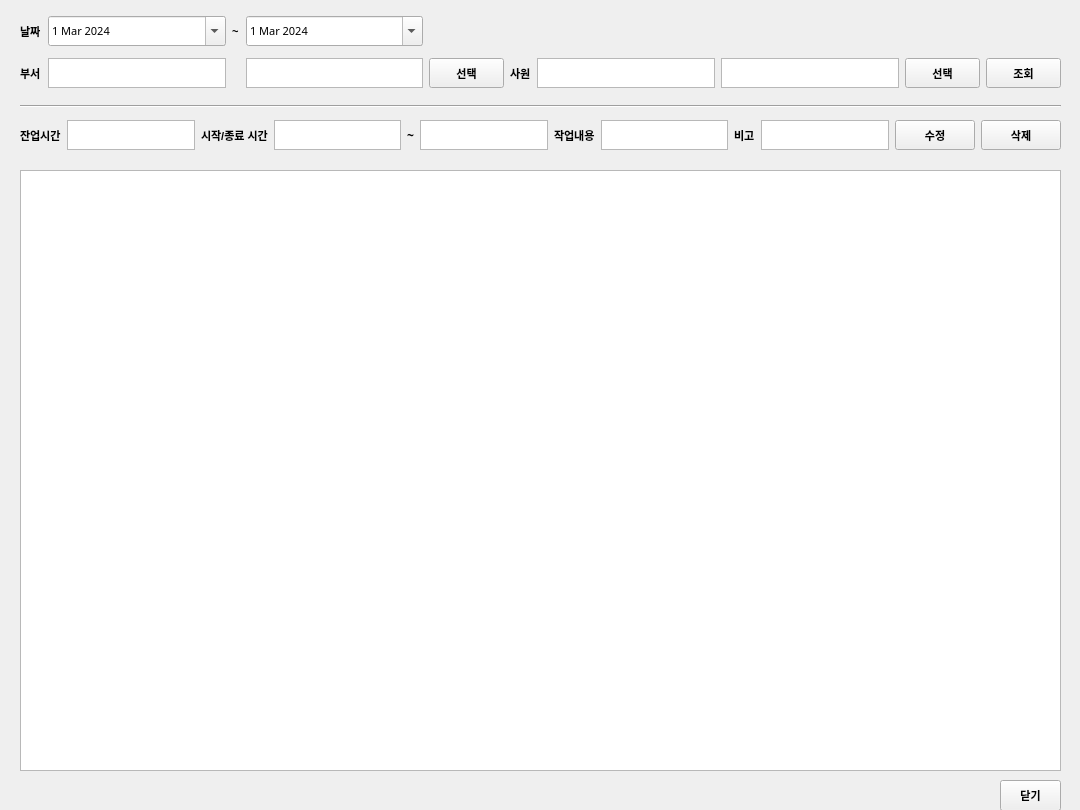
<?xml version="1.0" encoding="UTF-8"?>
<ui version="4.0">
 <class>win_upload_time</class>
 <widget class="QWidget" name="win_upload_time">
  <property name="geometry">
   <rect>
    <x>0</x>
    <y>0</y>
    <width>1080</width>
    <height>810</height>
   </rect>
  </property>
  <property name="maximumSize">
   <size>
    <width>1080</width>
    <height>810</height>
   </size>
  </property>
  <property name="windowTitle">
   <string>Form</string>
  </property>
  <widget class="QTableWidget" name="tbl_info">
   <property name="enabled">
    <bool>true</bool>
   </property>
   <property name="geometry">
    <rect>
     <x>20</x>
     <y>170</y>
     <width>1041</width>
     <height>601</height>
    </rect>
   </property>
   <property name="sizeAdjustPolicy">
    <enum>QAbstractScrollArea::AdjustToContents</enum>
   </property>
   <property name="editTriggers">
    <set>QAbstractItemView::SelectedClicked</set>
   </property>
   <property name="dragEnabled">
    <bool>true</bool>
   </property>
   <property name="alternatingRowColors">
    <bool>true</bool>
   </property>
   <property name="selectionBehavior">
    <enum>QAbstractItemView::SelectRows</enum>
   </property>
   <property name="textElideMode">
    <enum>Qt::ElideMiddle</enum>
   </property>
   <attribute name="horizontalHeaderCascadingSectionResizes">
    <bool>true</bool>
   </attribute>
   <attribute name="horizontalHeaderShowSortIndicator" stdset="0">
    <bool>true</bool>
   </attribute>
   <attribute name="horizontalHeaderStretchLastSection">
    <bool>true</bool>
   </attribute>
   <attribute name="verticalHeaderCascadingSectionResizes">
    <bool>true</bool>
   </attribute>
   <attribute name="verticalHeaderStretchLastSection">
    <bool>false</bool>
   </attribute>
  </widget>
  <widget class="QPushButton" name="btn_close">
   <property name="geometry">
    <rect>
     <x>1000</x>
     <y>780</y>
     <width>61</width>
     <height>31</height>
    </rect>
   </property>
   <property name="font">
    <font>
     <family>Arial</family>
     <pointsize>8</pointsize>
     <weight>75</weight>
     <bold>true</bold>
    </font>
   </property>
   <property name="text">
    <string>닫기</string>
   </property>
  </widget>
  <widget class="QWidget" name="gridLayoutWidget">
   <property name="geometry">
    <rect>
     <x>20</x>
     <y>10</y>
     <width>1041</width>
     <height>84</height>
    </rect>
   </property>
   <layout class="QGridLayout" name="gridLayout">
    <property name="sizeConstraint">
     <enum>QLayout::SetNoConstraint</enum>
    </property>
    <item row="0" column="2">
     <widget class="QLabel" name="lbl_select_file_2">
      <property name="font">
       <font>
        <family>Arial</family>
        <pointsize>8</pointsize>
        <weight>75</weight>
        <bold>true</bold>
       </font>
      </property>
      <property name="text">
       <string>~</string>
      </property>
     </widget>
    </item>
    <item row="0" column="1">
     <widget class="QDateEdit" name="date_from">
      <property name="maximumSize">
       <size>
        <width>16777215</width>
        <height>30</height>
       </size>
      </property>
      <property name="font">
       <font>
        <family>맑은 고딕</family>
        <pointsize>8</pointsize>
        <weight>50</weight>
        <bold>false</bold>
       </font>
      </property>
      <property name="dateTime">
       <datetime>
        <hour>0</hour>
        <minute>0</minute>
        <second>0</second>
        <year>2024</year>
        <month>3</month>
        <day>1</day>
       </datetime>
      </property>
      <property name="calendarPopup">
       <bool>true</bool>
      </property>
     </widget>
    </item>
    <item row="0" column="0">
     <widget class="QLabel" name="lbl_select_file">
      <property name="font">
       <font>
        <family>Arial</family>
        <pointsize>8</pointsize>
        <weight>75</weight>
        <bold>true</bold>
       </font>
      </property>
      <property name="text">
       <string>날짜</string>
      </property>
     </widget>
    </item>
    <item row="1" column="5">
     <widget class="QLabel" name="lbl_select_file_3">
      <property name="font">
       <font>
        <family>Arial</family>
        <pointsize>8</pointsize>
        <weight>75</weight>
        <bold>true</bold>
       </font>
      </property>
      <property name="text">
       <string>사원</string>
      </property>
     </widget>
    </item>
    <item row="1" column="4">
     <widget class="QPushButton" name="btn_select_dept">
      <property name="enabled">
       <bool>true</bool>
      </property>
      <property name="sizePolicy">
       <sizepolicy hsizetype="Expanding" vsizetype="Fixed">
        <horstretch>0</horstretch>
        <verstretch>0</verstretch>
       </sizepolicy>
      </property>
      <property name="maximumSize">
       <size>
        <width>75</width>
        <height>30</height>
       </size>
      </property>
      <property name="font">
       <font>
        <family>Arial</family>
        <pointsize>8</pointsize>
        <weight>75</weight>
        <bold>true</bold>
       </font>
      </property>
      <property name="text">
       <string>선택</string>
      </property>
     </widget>
    </item>
    <item row="1" column="8">
     <widget class="QTextEdit" name="txt_emp_name">
      <property name="enabled">
       <bool>true</bool>
      </property>
      <property name="maximumSize">
       <size>
        <width>16777215</width>
        <height>30</height>
       </size>
      </property>
      <property name="font">
       <font>
        <family>맑은 고딕</family>
        <pointsize>10</pointsize>
        <weight>50</weight>
        <bold>false</bold>
       </font>
      </property>
      <property name="layoutDirection">
       <enum>Qt::LeftToRight</enum>
      </property>
      <property name="autoFillBackground">
       <bool>false</bool>
      </property>
      <property name="lineWidth">
       <number>1</number>
      </property>
      <property name="midLineWidth">
       <number>0</number>
      </property>
      <property name="readOnly">
       <bool>true</bool>
      </property>
      <property name="cursorWidth">
       <number>-2</number>
      </property>
     </widget>
    </item>
    <item row="1" column="3">
     <widget class="QTextEdit" name="txt_dept_name">
      <property name="enabled">
       <bool>true</bool>
      </property>
      <property name="maximumSize">
       <size>
        <width>16777215</width>
        <height>30</height>
       </size>
      </property>
      <property name="font">
       <font>
        <family>맑은 고딕</family>
        <pointsize>10</pointsize>
        <weight>50</weight>
        <bold>false</bold>
       </font>
      </property>
      <property name="lineWidth">
       <number>1</number>
      </property>
      <property name="midLineWidth">
       <number>0</number>
      </property>
      <property name="readOnly">
       <bool>true</bool>
      </property>
     </widget>
    </item>
    <item row="1" column="1">
     <widget class="QTextEdit" name="txt_dept_id">
      <property name="enabled">
       <bool>true</bool>
      </property>
      <property name="maximumSize">
       <size>
        <width>16777215</width>
        <height>30</height>
       </size>
      </property>
      <property name="font">
       <font>
        <family>맑은 고딕</family>
        <pointsize>10</pointsize>
        <weight>50</weight>
        <bold>false</bold>
       </font>
      </property>
      <property name="lineWidth">
       <number>1</number>
      </property>
      <property name="midLineWidth">
       <number>0</number>
      </property>
      <property name="readOnly">
       <bool>true</bool>
      </property>
      <property name="html">
       <string>&lt;!DOCTYPE HTML PUBLIC &quot;-//W3C//DTD HTML 4.0//EN&quot; &quot;http://www.w3.org/TR/REC-html40/strict.dtd&quot;&gt;
&lt;html&gt;&lt;head&gt;&lt;meta name=&quot;qrichtext&quot; content=&quot;1&quot; /&gt;&lt;style type=&quot;text/css&quot;&gt;
p, li { white-space: pre-wrap; }
&lt;/style&gt;&lt;/head&gt;&lt;body style=&quot; font-family:'맑은 고딕'; font-size:10pt; font-weight:400; font-style:normal;&quot;&gt;
&lt;p style=&quot;-qt-paragraph-type:empty; margin-top:0px; margin-bottom:0px; margin-left:0px; margin-right:0px; -qt-block-indent:0; text-indent:0px; font-weight:600;&quot;&gt;&lt;br /&gt;&lt;/p&gt;&lt;/body&gt;&lt;/html&gt;</string>
      </property>
     </widget>
    </item>
    <item row="1" column="0">
     <widget class="QLabel" name="lbl_select_file_7">
      <property name="font">
       <font>
        <family>Arial</family>
        <pointsize>8</pointsize>
        <weight>75</weight>
        <bold>true</bold>
       </font>
      </property>
      <property name="text">
       <string>부서</string>
      </property>
     </widget>
    </item>
    <item row="0" column="3">
     <widget class="QDateEdit" name="date_to">
      <property name="maximumSize">
       <size>
        <width>16777215</width>
        <height>30</height>
       </size>
      </property>
      <property name="font">
       <font>
        <family>맑은 고딕</family>
        <pointsize>8</pointsize>
        <weight>50</weight>
        <bold>false</bold>
       </font>
      </property>
      <property name="dateTime">
       <datetime>
        <hour>0</hour>
        <minute>0</minute>
        <second>0</second>
        <year>2024</year>
        <month>3</month>
        <day>1</day>
       </datetime>
      </property>
      <property name="calendarPopup">
       <bool>true</bool>
      </property>
     </widget>
    </item>
    <item row="1" column="6">
     <widget class="QTextEdit" name="txt_emp_id">
      <property name="enabled">
       <bool>true</bool>
      </property>
      <property name="maximumSize">
       <size>
        <width>16777215</width>
        <height>30</height>
       </size>
      </property>
      <property name="font">
       <font>
        <family>맑은 고딕</family>
        <pointsize>10</pointsize>
        <weight>50</weight>
        <bold>false</bold>
       </font>
      </property>
      <property name="lineWidth">
       <number>1</number>
      </property>
      <property name="midLineWidth">
       <number>0</number>
      </property>
      <property name="readOnly">
       <bool>true</bool>
      </property>
     </widget>
    </item>
    <item row="1" column="9">
     <widget class="QPushButton" name="btn_select_emp">
      <property name="maximumSize">
       <size>
        <width>75</width>
        <height>30</height>
       </size>
      </property>
      <property name="font">
       <font>
        <family>Arial</family>
        <pointsize>8</pointsize>
        <weight>75</weight>
        <bold>true</bold>
       </font>
      </property>
      <property name="text">
       <string>선택</string>
      </property>
     </widget>
    </item>
    <item row="1" column="10">
     <widget class="QPushButton" name="btn_select">
      <property name="maximumSize">
       <size>
        <width>75</width>
        <height>30</height>
       </size>
      </property>
      <property name="font">
       <font>
        <family>Arial</family>
        <pointsize>8</pointsize>
        <weight>75</weight>
        <bold>true</bold>
       </font>
      </property>
      <property name="text">
       <string>조회</string>
      </property>
     </widget>
    </item>
   </layout>
  </widget>
  <widget class="Line" name="line">
   <property name="geometry">
    <rect>
     <x>20</x>
     <y>95</y>
     <width>1041</width>
     <height>22</height>
    </rect>
   </property>
   <property name="orientation">
    <enum>Qt::Horizontal</enum>
   </property>
  </widget>
  <widget class="QWidget" name="gridLayoutWidget_2">
   <property name="geometry">
    <rect>
     <x>20</x>
     <y>115</y>
     <width>1041</width>
     <height>41</height>
    </rect>
   </property>
   <layout class="QGridLayout" name="gridLayout_2">
    <item row="0" column="2">
     <widget class="QLabel" name="lbl_select_file_6">
      <property name="font">
       <font>
        <family>Arial</family>
        <pointsize>8</pointsize>
        <weight>75</weight>
        <bold>true</bold>
       </font>
      </property>
      <property name="text">
       <string>시작/종료 시간</string>
      </property>
     </widget>
    </item>
    <item row="0" column="5">
     <widget class="QTextEdit" name="txt_to_time">
      <property name="enabled">
       <bool>true</bool>
      </property>
      <property name="maximumSize">
       <size>
        <width>16777215</width>
        <height>30</height>
       </size>
      </property>
      <property name="font">
       <font>
        <family>맑은 고딕</family>
        <pointsize>10</pointsize>
        <weight>50</weight>
        <bold>false</bold>
       </font>
      </property>
      <property name="lineWidth">
       <number>1</number>
      </property>
      <property name="midLineWidth">
       <number>0</number>
      </property>
      <property name="tabChangesFocus">
       <bool>true</bool>
      </property>
      <property name="readOnly">
       <bool>false</bool>
      </property>
     </widget>
    </item>
    <item row="0" column="7">
     <widget class="QTextEdit" name="txt_detail">
      <property name="maximumSize">
       <size>
        <width>16777215</width>
        <height>30</height>
       </size>
      </property>
      <property name="font">
       <font>
        <family>맑은 고딕</family>
        <pointsize>10</pointsize>
        <weight>50</weight>
        <bold>false</bold>
       </font>
      </property>
      <property name="tabChangesFocus">
       <bool>true</bool>
      </property>
     </widget>
    </item>
    <item row="0" column="1">
     <widget class="QTextEdit" name="txt_overtime">
      <property name="maximumSize">
       <size>
        <width>16777215</width>
        <height>30</height>
       </size>
      </property>
      <property name="font">
       <font>
        <family>맑은 고딕</family>
        <pointsize>10</pointsize>
        <weight>50</weight>
        <bold>false</bold>
       </font>
      </property>
      <property name="tabChangesFocus">
       <bool>true</bool>
      </property>
     </widget>
    </item>
    <item row="0" column="0">
     <widget class="QLabel" name="lbl_select_file_10">
      <property name="font">
       <font>
        <family>Arial</family>
        <pointsize>8</pointsize>
        <weight>75</weight>
        <bold>true</bold>
       </font>
      </property>
      <property name="text">
       <string>잔업시간</string>
      </property>
     </widget>
    </item>
    <item row="0" column="6">
     <widget class="QLabel" name="lbl_select_file_8">
      <property name="font">
       <font>
        <family>Arial</family>
        <pointsize>8</pointsize>
        <weight>75</weight>
        <bold>true</bold>
       </font>
      </property>
      <property name="text">
       <string>작업내용</string>
      </property>
     </widget>
    </item>
    <item row="0" column="4">
     <widget class="QLabel" name="label">
      <property name="font">
       <font>
        <family>맑은 고딕</family>
        <weight>75</weight>
        <bold>true</bold>
       </font>
      </property>
      <property name="text">
       <string>~</string>
      </property>
     </widget>
    </item>
    <item row="0" column="3">
     <widget class="QTextEdit" name="txt_from_time">
      <property name="maximumSize">
       <size>
        <width>16777215</width>
        <height>30</height>
       </size>
      </property>
      <property name="font">
       <font>
        <family>맑은 고딕</family>
        <pointsize>10</pointsize>
        <weight>50</weight>
        <bold>false</bold>
       </font>
      </property>
      <property name="tabChangesFocus">
       <bool>true</bool>
      </property>
     </widget>
    </item>
    <item row="0" column="9">
     <widget class="QTextEdit" name="txt_note">
      <property name="maximumSize">
       <size>
        <width>16777215</width>
        <height>30</height>
       </size>
      </property>
      <property name="font">
       <font>
        <family>맑은 고딕</family>
        <pointsize>10</pointsize>
        <weight>50</weight>
        <bold>false</bold>
       </font>
      </property>
      <property name="tabChangesFocus">
       <bool>true</bool>
      </property>
     </widget>
    </item>
    <item row="0" column="8">
     <widget class="QLabel" name="lbl_select_file_9">
      <property name="font">
       <font>
        <family>Arial</family>
        <pointsize>8</pointsize>
        <weight>75</weight>
        <bold>true</bold>
       </font>
      </property>
      <property name="text">
       <string>비고</string>
      </property>
     </widget>
    </item>
    <item row="0" column="10">
     <widget class="QPushButton" name="btn_update">
      <property name="maximumSize">
       <size>
        <width>16777215</width>
        <height>30</height>
       </size>
      </property>
      <property name="font">
       <font>
        <family>Arial</family>
        <pointsize>8</pointsize>
        <weight>75</weight>
        <bold>true</bold>
       </font>
      </property>
      <property name="text">
       <string>수정</string>
      </property>
     </widget>
    </item>
    <item row="0" column="11">
     <widget class="QPushButton" name="btn_delete">
      <property name="maximumSize">
       <size>
        <width>16777215</width>
        <height>30</height>
       </size>
      </property>
      <property name="font">
       <font>
        <family>Arial</family>
        <pointsize>8</pointsize>
        <weight>75</weight>
        <bold>true</bold>
       </font>
      </property>
      <property name="text">
       <string>삭제</string>
      </property>
     </widget>
    </item>
   </layout>
  </widget>
  <widget class="QTextEdit" name="txt_id">
   <property name="enabled">
    <bool>false</bool>
   </property>
   <property name="geometry">
    <rect>
     <x>1120</x>
     <y>190</y>
     <width>50</width>
     <height>30</height>
    </rect>
   </property>
   <property name="maximumSize">
    <size>
     <width>50</width>
     <height>30</height>
    </size>
   </property>
  </widget>
 </widget>
 <tabstops>
  <tabstop>date_from</tabstop>
  <tabstop>date_to</tabstop>
  <tabstop>txt_dept_id</tabstop>
  <tabstop>txt_dept_name</tabstop>
  <tabstop>btn_select_dept</tabstop>
  <tabstop>txt_emp_id</tabstop>
  <tabstop>txt_emp_name</tabstop>
  <tabstop>btn_select_emp</tabstop>
  <tabstop>btn_select</tabstop>
  <tabstop>txt_overtime</tabstop>
  <tabstop>txt_from_time</tabstop>
  <tabstop>txt_to_time</tabstop>
  <tabstop>txt_detail</tabstop>
  <tabstop>txt_note</tabstop>
  <tabstop>btn_update</tabstop>
  <tabstop>btn_delete</tabstop>
  <tabstop>tbl_info</tabstop>
  <tabstop>btn_close</tabstop>
  <tabstop>txt_id</tabstop>
 </tabstops>
 <resources/>
 <connections/>
</ui>
